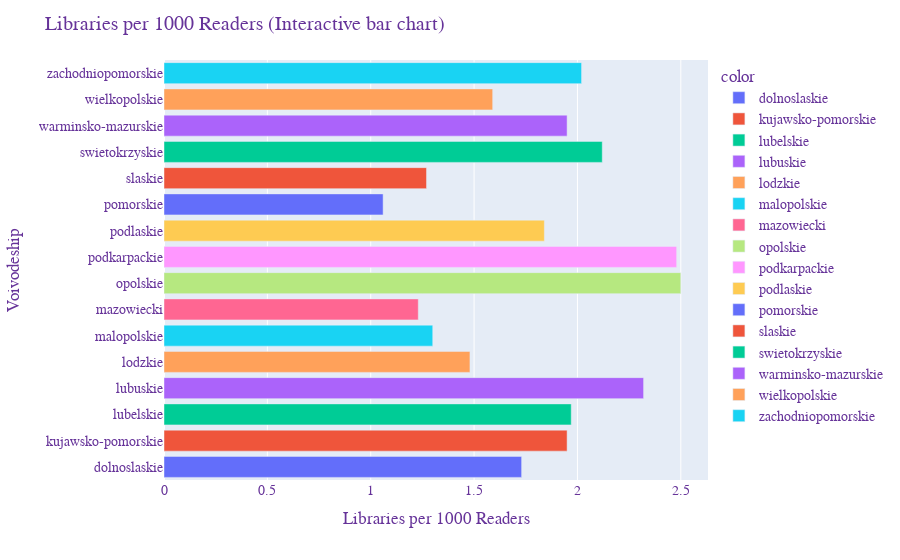

The code cell stored with this chart in its notebook:
### Code cell
# Interactive bar chart with Plotly Express
# Libraries per 1000 readers

fig2 = px \
        .bar(x = (libraries.Number_of_libraries*1000 / libraries.Number_of_readers).round(2), 
             y = libraries.Voivodeship, 
             color=libraries.Voivodeship,
            )

fig2.update_layout(
    title='Libraries per 1000 Readers (Interactive bar chart)',
    xaxis_title='Libraries per 1000 Readers',
    yaxis_title='Voivodeship',
    font=dict(
    family="Courier New, monospace",
    size=14,
    color="RebeccaPurple"
    )
)

fig2.show()

### Figure 1 — Plotly figure (JSON) as saved in the notebook; plotly's stock layout.template omitted (floating-point values rounded to 4 significant figures)
{"data": [{"alignmentgroup": "True", "hovertemplate": "color=dolnoslaskie<br>x=%{x}<br>y=%{y}<extra></extra>", "legendgroup": "dolnoslaskie", "marker": {"color": "#636efa", "pattern": {"shape": ""}}, "name": "dolnoslaskie", "offsetgroup": "dolnoslaskie", "orientation": "h", "showlegend": true, "textposition": "auto", "type": "bar", "x": [1.73], "xaxis": "x", "y": ["dolnoslaskie"], "yaxis": "y"}, {"alignmentgroup": "True", "hovertemplate": "color=kujawsko-pomorskie<br>x=%{x}<br>y=%{y}<extra></extra>", "legendgroup": "kujawsko-pomorskie", "marker": {"color": "#EF553B", "pattern": {"shape": ""}}, "name": "kujawsko-pomorskie", "offsetgroup": "kujawsko-pomorskie", "orientation": "h", "showlegend": true, "textposition": "auto", "type": "bar", "x": [1.95], "xaxis": "x", "y": ["kujawsko-pomorskie"], "yaxis": "y"}, {"alignmentgroup": "True", "hovertemplate": "color=lubelskie<br>x=%{x}<br>y=%{y}<extra></extra>", "legendgroup": "lubelskie", "marker": {"color": "#00cc96", "pattern": {"shape": ""}}, "name": "lubelskie", "offsetgroup": "lubelskie", "orientation": "h", "showlegend": true, "textposition": "auto", "type": "bar", "x": [1.97], "xaxis": "x", "y": ["lubelskie"], "yaxis": "y"}, {"alignmentgroup": "True", "hovertemplate": "color=lubuskie<br>x=%{x}<br>y=%{y}<extra></extra>", "legendgroup": "lubuskie", "marker": {"color": "#ab63fa", "pattern": {"shape": ""}}, "name": "lubuskie", "offsetgroup": "lubuskie", "orientation": "h", "showlegend": true, "textposition": "auto", "type": "bar", "x": [2.32], "xaxis": "x", "y": ["lubuskie"], "yaxis": "y"}, {"alignmentgroup": "True", "hovertemplate": "color=lodzkie<br>x=%{x}<br>y=%{y}<extra></extra>", "legendgroup": "lodzkie", "marker": {"color": "#FFA15A", "pattern": {"shape": ""}}, "name": "lodzkie", "offsetgroup": "lodzkie", "orientation": "h", "showlegend": true, "textposition": "auto", "type": "bar", "x": [1.48], "xaxis": "x", "y": ["lodzkie"], "yaxis": "y"}, {"alignmentgroup": "True", "hovertemplate": "color=malopolskie<br>x=%{x}<br>y=%{y}<extra></extra>", "legendgroup": "malopolskie", "marker": {"color": "#19d3f3", "pattern": {"shape": ""}}, "name": "malopolskie", "offsetgroup": "malopolskie", "orientation": "h", "showlegend": true, "textposition": "auto", "type": "bar", "x": [1.3], "xaxis": "x", "y": ["malopolskie"], "yaxis": "y"}, {"alignmentgroup": "True", "hovertemplate": "color=mazowiecki<br>x=%{x}<br>y=%{y}<extra></extra>", "legendgroup": "mazowiecki", "marker": {"color": "#FF6692", "pattern": {"shape": ""}}, "name": "mazowiecki", "offsetgroup": "mazowiecki", "orientation": "h", "showlegend": true, "textposition": "auto", "type": "bar", "x": [1.23], "xaxis": "x", "y": ["mazowiecki"], "yaxis": "y"}, {"alignmentgroup": "True", "hovertemplate": "color=opolskie<br>x=%{x}<br>y=%{y}<extra></extra>", "legendgroup": "opolskie", "marker": {"color": "#B6E880", "pattern": {"shape": ""}}, "name": "opolskie", "offsetgroup": "opolskie", "orientation": "h", "showlegend": true, "textposition": "auto", "type": "bar", "x": [2.5], "xaxis": "x", "y": ["opolskie"], "yaxis": "y"}, {"alignmentgroup": "True", "hovertemplate": "color=podkarpackie<br>x=%{x}<br>y=%{y}<extra></extra>", "legendgroup": "podkarpackie", "marker": {"color": "#FF97FF", "pattern": {"shape": ""}}, "name": "podkarpackie", "offsetgroup": "podkarpackie", "orientation": "h", "showlegend": true, "textposition": "auto", "type": "bar", "x": [2.48], "xaxis": "x", "y": ["podkarpackie"], "yaxis": "y"}, {"alignmentgroup": "True", "hovertemplate": "color=podlaskie<br>x=%{x}<br>y=%{y}<extra></extra>", "legendgroup": "podlaskie", "marker": {"color": "#FECB52", "pattern": {"shape": ""}}, "name": "podlaskie", "offsetgroup": "podlaskie", "orientation": "h", "showlegend": true, "textposition": "auto", "type": "bar", "x": [1.84], "xaxis": "x", "y": ["podlaskie"], "yaxis": "y"}, {"alignmentgroup": "True", "hovertemplate": "color=pomorskie<br>x=%{x}<br>y=%{y}<extra></extra>", "legendgroup": "pomorskie", "marker": {"color": "#636efa", "pattern": {"shape": ""}}, "name": "pomorskie", "offsetgroup": "pomorskie", "orientation": "h", "showlegend": true, "textposition": "auto", "type": "bar", "x": [1.06], "xaxis": "x", "y": ["pomorskie"], "yaxis": "y"}, {"alignmentgroup": "True", "hovertemplate": "color=slaskie<br>x=%{x}<br>y=%{y}<extra></extra>", "legendgroup": "slaskie", "marker": {"color": "#EF553B", "pattern": {"shape": ""}}, "name": "slaskie", "offsetgroup": "slaskie", "orientation": "h", "showlegend": true, "textposition": "auto", "type": "bar", "x": [1.27], "xaxis": "x", "y": ["slaskie"], "yaxis": "y"}, {"alignmentgroup": "True", "hovertemplate": "color=swietokrzyskie<br>x=%{x}<br>y=%{y}<extra></extra>", "legendgroup": "swietokrzyskie", "marker": {"color": "#00cc96", "pattern": {"shape": ""}}, "name": "swietokrzyskie", "offsetgroup": "swietokrzyskie", "orientation": "h", "showlegend": true, "textposition": "auto", "type": "bar", "x": [2.12], "xaxis": "x", "y": ["swietokrzyskie"], "yaxis": "y"}, {"alignmentgroup": "True", "hovertemplate": "color=warminsko-mazurskie<br>x=%{x}<br>y=%{y}<extra></extra>", "legendgroup": "warminsko-mazurskie", "marker": {"color": "#ab63fa", "pattern": {"shape": ""}}, "name": "warminsko-mazurskie", "offsetgroup": "warminsko-mazurskie", "orientation": "h", "showlegend": true, "textposition": "auto", "type": "bar", "x": [1.95], "xaxis": "x", "y": ["warminsko-mazurskie"], "yaxis": "y"}, {"alignmentgroup": "True", "hovertemplate": "color=wielkopolskie<br>x=%{x}<br>y=%{y}<extra></extra>", "legendgroup": "wielkopolskie", "marker": {"color": "#FFA15A", "pattern": {"shape": ""}}, "name": "wielkopolskie", "offsetgroup": "wielkopolskie", "orientation": "h", "showlegend": true, "textposition": "auto", "type": "bar", "x": [1.59], "xaxis": "x", "y": ["wielkopolskie"], "yaxis": "y"}, {"alignmentgroup": "True", "hovertemplate": "color=zachodniopomorskie<br>x=%{x}<br>y=%{y}<extra></extra>", "legendgroup": "zachodniopomorskie", "marker": {"color": "#19d3f3", "pattern": {"shape": ""}}, "name": "zachodniopomorskie", "offsetgroup": "zachodniopomorskie", "orientation": "h", "showlegend": true, "textposition": "auto", "type": "bar", "x": [2.02], "xaxis": "x", "y": ["zachodniopomorskie"], "yaxis": "y"}], "layout": {"barmode": "relative", "font": {"color": "RebeccaPurple", "family": "Courier New, monospace", "size": 14}, "legend": {"title": {"text": "color"}, "tracegroupgap": 0}, "margin": {"t": 60}, "title": {"text": "Libraries per 1000 Readers (Interactive bar chart)"}, "xaxis": {"anchor": "y", "domain": [0, 1], "title": {"text": "Libraries per 1000 Readers"}}, "yaxis": {"anchor": "x", "domain": [0, 1], "title": {"text": "Voivodeship"}}}}
